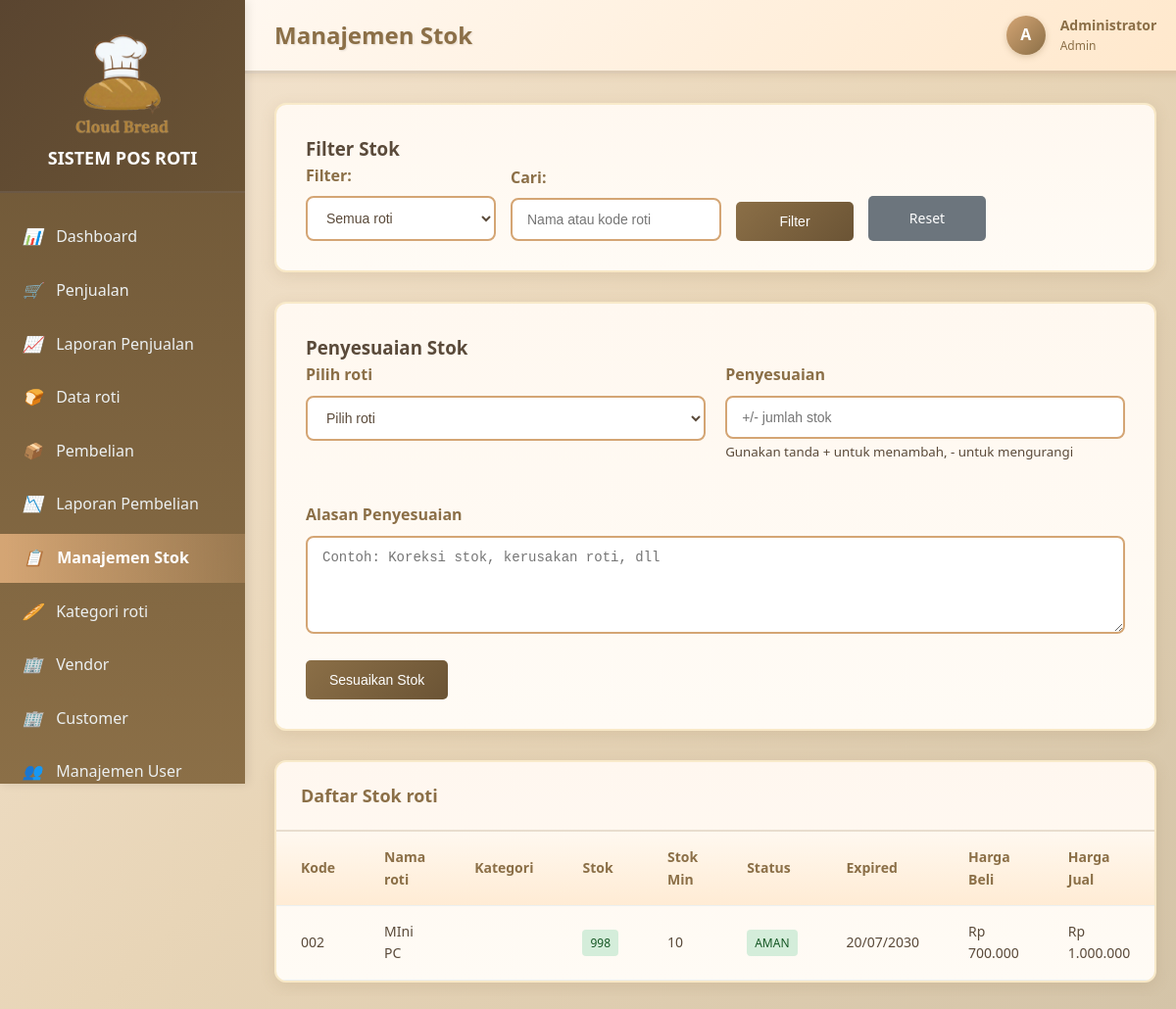
/stok.php (signed in), run on the app's committed database.
### tables this page shows
CREATE TABLE `roti` (
  `id` int(11) NOT NULL,
  `kode_roti` varchar(20) NOT NULL,
  `nama_roti` varchar(200) NOT NULL,
  `kategori_id` int(11) DEFAULT NULL,
  `satuan` varchar(20) NOT NULL,
  `harga_beli` decimal(10,2) NOT NULL,
  `harga_jual` decimal(10,2) NOT NULL,
  `stok` int(11) DEFAULT 0,
  `stok_minimum` int(11) DEFAULT 0,
  `tanggal_expired` date DEFAULT NULL,
  `deskripsi` text DEFAULT NULL,
  `created_at` timestamp NOT NULL DEFAULT current_timestamp(),
  `updated_at` timestamp NOT NULL DEFAULT current_timestamp() ON UPDATE current_timestamp()
);

### models/Roti.php (called while the page is built, shortened)
<?php
class Roti {
    private $conn;
    private $table_name = "roti";
    public function __construct($db) {
        $this->conn = $db;
    }
    public function readAll() {
        $query = "SELECT o.*, k.nama_kategori
                  FROM " . $this->table_name . " o
                  LEFT JOIN kategori_roti k ON o.kategori_id = k.id
                  ORDER BY o.nama_roti";
        $stmt = $this->conn->prepare($query);
        $stmt->execute();
        return $stmt;
    }
}
?>

### config/config.php (called while the page is built, shortened)
<?php
function formatCurrency($amount) {
    return 'Rp ' . number_format($amount, 0, ',', '.');
}
?>

### stok.php (the view, shortened to what this page needs)
<?php
require_once 'config/config.php';
require_once 'models/Roti.php';
$database = new Database();
$db = $database->getConnection();
$roti = new Roti($db);
$filter = $_GET['filter'] ?? 'all';
$search = $_GET['search'] ?? '';
switch ($filter) {
    default:
        if (!empty($search)) {
            $stmt = $roti->search($search);
        } else {
            $stmt = $roti->readAll();
        }
        break;
}
?>
<!DOCTYPE html>
<html lang="id">
<head>
    <link rel="stylesheet" href="assets/css/style.css">
</head>
<body>
    <div class="main-container">
        <?php
        require_once 'sidebar.php'; ?>
        <main class="main-content">
            <header class="top-nav">
                <h1>Manajemen Stok</h1>
                <div class="user-info">
                    <div class="user-avatar">
                        <?php echo strtoupper(substr($_SESSION['nama_lengkap'], 0, 1)); ?>
                    </div>
                    <div class="user-details">
                        <div class="user-name"><?php echo $_SESSION['nama_lengkap']; ?></div>
                        <div class="user-role"><?php echo ucfirst($_SESSION['user_role']); ?></div>
                    </div>
                </div>
            </header>
            <div class="content">
                <div class="form-container">
                    <h3>Filter Stok</h3>
                    <form method="GET" style="display: flex; gap: 15px; align-items: end;">
                        <div class="form-group" style="margin-bottom: 0;">
                            <label for="filter">Filter:</label>
                            <select id="filter" name="filter" onchange="this.form.submit()">
                                <option value="all" <?php echo $filter === 'all' ? 'selected' : ''; ?>>Semua roti</option>
                            </select>
                        </div>
                        <div class="form-group" style="margin-bottom: 0;">
                            <label for="search">Cari:</label>
                            <input type="text" id="search" name="search" value="<?php echo htmlspecialchars($search); ?>"
                                   placeholder="Nama atau kode roti">
                        </div>
                        <button type="submit" class="btn btn-primary">Filter</button>
                        <a href="stok.php" class="btn btn-secondary">Reset</a>
                    </form>
                </div>
                <div class="form-container">
                    <h3>Penyesuaian Stok</h3>
                    <form method="POST">
                        <div class="form-row">
                            <div class="form-group">
                                <label for="roti_id">Pilih roti</label>
                                <select id="roti_id" name="roti_id" required>
                                    <option value="">Pilih roti</option>
                                </select>
                            </div>
                            <div class="form-group">
                                <label for="adjustment">Penyesuaian</label>
                                <input type="number" id="adjustment" name="adjustment" required
                                       placeholder="+/- jumlah stok" step="1">
                                <small>Gunakan tanda + untuk menambah, - untuk mengurangi</small>
                            </div>
                        </div>
                        <div class="form-group">
                            <label for="reason">Alasan Penyesuaian</label>
                            <textarea id="reason" name="reason" rows="2" required
                                      placeholder="Contoh: Koreksi stok, kerusakan roti, dll"></textarea>
                        </div>
                        <button type="submit" class="btn btn-primary">Sesuaikan Stok</button>
                    </form>
                </div>
                <div class="table-container">
                    <div class="table-header">
                        <h3 class="table-title">Daftar Stok roti</h3>
                    </div>
                    <table class="table">
                        <thead>
                            <tr>
                                <th>Kode</th>
                                <th>Nama roti</th>
                                <th>Kategori</th>
                                <th>Stok</th>
                                <th>Stok Min</th>
                                <th>Status</th>
                                <th>Expired</th>
                                <th>Harga Beli</th>
                                <th>Harga Jual</th>
                            </tr>
                        </thead>
                        <tbody>
                            <?php while ($row = $stmt->fetch(PDO::FETCH_ASSOC)): ?>
                            <tr>
                                <td><?php echo $row['kode_roti']; ?></td>
                                <td><?php echo $row['nama_roti']; ?></td>
                                <td><?php echo $row['nama_kategori']; ?></td>
                                <td>
                                    <span class="badge <?php echo $row['stok'] <= $row['stok_minimum'] ? 'badge-danger' : 'badge-success'; ?>">
                                        <?php echo $row['stok']; ?>
                                    </span>
                                </td>
                                <td><?php echo $row['stok_minimum']; ?></td>
                                <td>
                                    <?php
                                    if ($row['stok'] <= 0) {
                                        echo '<span class="badge badge-danger">Habis</span>';
                                    } elseif ($row['stok'] <= $row['stok_minimum']) {
                                        echo '<span class="badge badge-warning">Minimal</span>';
                                    } else {
                                        echo '<span class="badge badge-success">Aman</span>';
                                    }
                                    ?>
                                </td>
                                <td>
                                    <?php
                                    if ($row['tanggal_expired']) {
                                        $expired = strtotime($row['tanggal_expired']);
                                        $now = time();
                                        $days_left = ($expired - $now) / (60 * 60 * 24);
                                        if ($days_left < 0) {
                                            echo '<span class="badge badge-danger">Expired</span>';
                                        } elseif ($days_left <= 30) {
                                            echo '<span class="badge badge-warning">' . date('d/m/Y', $expired) . '</span>';
                                        } else {
                                            echo date('d/m/Y', $expired);
                                        }
                                    } else {
                                        echo '-';
                                    }
                                    ?>
                                </td>
                                <td><?php echo formatCurrency($row['harga_beli']); ?></td>
                                <td><?php echo formatCurrency($row['harga_jual']); ?></td>
                            </tr>
                            <?php endwhile; ?>
                        </tbody>
                    </table>
                </div>
            </div>
        </main>
    </div>
</body>
</html>

### assets/css/style.css (style rules this page uses)
* { margin: 0; padding: 0; box-sizing: border-box; }
body { font-family: 'Segoe UI', Tahoma, Geneva, Verdana, sans-serif; line-height: 1.6; color: #5a4a3a; background: linear-gradient(135deg, #f5e6d3 0%, #e8d5b7 50%, #d4c4a8 100%); background-attachment: fixed; min-height: 100vh; }
.btn { display: inline-block; padding: 12px 24px; border: none; border-radius: 5px; text-decoration: none; text-align: center; cursor: pointer; font-size: 14px; font-weight: 500; transition: all 0.3s ease; min-width: 120px; }
.btn-primary { background: linear-gradient(135deg, #8B6F47 0%, #6B5435 100%); color: white; border: none; }
.btn-secondary { background: #6c757d; color: white; }
.main-container { display: flex; min-height: 100vh; }
.main-content { flex: 1; margin-left: 250px; padding: 0; }
.top-nav { background: linear-gradient(135deg, #fff8f0 0%, #ffe8cc 100%); padding: 15px 30px; box-shadow: 0 2px 8px rgba(139, 111, 71, 0.15); display: flex; justify-content: space-between; align-items: center; position: sticky; top: 0; z-index: 999; border-bottom: 3px solid rgba(139, 111, 71, 0.3); }
.top-nav h1 { font-size: 24px; color: #8B6F47; margin: 0; font-weight: 700; text-shadow: 1px 1px 2px rgba(0,0,0,0.1); }
.user-info { display: flex; align-items: center; gap: 15px; }
.user-avatar { width: 40px; height: 40px; background: linear-gradient(135deg, #d4a574, #8B6F47); border-radius: 50%; display: flex; align-items: center; justify-content: center; color: white; font-weight: bold; box-shadow: 0 2px 6px rgba(139, 111, 71, 0.3); }
.user-details { display: flex; flex-direction: column; }
.user-name { font-weight: 600; color: #8B6F47; font-size: 14px; }
.user-role { font-size: 12px; color: #8B6F47; text-transform: capitalize; }
.content { padding: 30px; background: transparent; }
.table-container { background: linear-gradient(to bottom, #fff8f0, #fffbf5); border-radius: 12px; box-shadow: 0 4px 15px rgba(139, 111, 71, 0.15); overflow: hidden; border: 2px solid rgba(218, 165, 32, 0.2); }
.table-header { padding: 20px 25px; border-bottom: 2px solid rgba(139, 111, 71, 0.2); display: flex; justify-content: space-between; align-items: center; background: rgba(255, 248, 240, 0.5); }
.table-title { font-size: 18px; font-weight: 600; color: #8B6F47; }
.table { width: 100%; border-collapse: collapse; }
.table th, .table td { padding: 15px 25px; text-align: left; border-bottom: 1px solid #ecf0f1; }
.table th { background: linear-gradient(to bottom, rgba(255, 248, 240, 0.8), rgba(255, 232, 204, 0.8)); font-weight: 600; color: #8B6F47; font-size: 14px; }
.table td { font-size: 14px; color: #5a4a3a; }
.form-container { background: linear-gradient(to bottom, #fff8f0, #fffbf5); border-radius: 12px; box-shadow: 0 4px 15px rgba(139, 111, 71, 0.15); padding: 30px; margin-bottom: 30px; border: 2px solid rgba(218, 165, 32, 0.2); }
.form-row { display: grid; grid-template-columns: repeat(auto-fit, minmax(250px, 1fr)); gap: 20px; margin-bottom: 20px; }
.form-group { margin-bottom: 20px; }
.form-group label { display: block; margin-bottom: 8px; font-weight: 600; color: #8B6F47; }
.form-group input, .form-group select, .form-group textarea { width: 100%; padding: 12px 15px; border: 2px solid #d4a574; border-radius: 8px; font-size: 14px; transition: all 0.3s ease; background: white; color: #5a4a3a; }
.form-group textarea { resize: vertical; min-height: 100px; }
.badge { display: inline-block; padding: 4px 8px; font-size: 12px; font-weight: 500; border-radius: 4px; text-transform: uppercase; }
.badge-success { background: #d4edda; color: #155724; }

### data on the page
roti: kode_roti "002", nama_roti "MIni PC", stok "998", stok_minimum "10", shows "AMAN", tanggal_expired "20/07/2030", harga_beli "Rp 700.000", harga_jual "Rp 1.000.000"

### other printed values
APP_NAME "SISTEM POS ROTI"
substr($_SESSION['nama_lengkap'], 0, 1) "A"
$_SESSION['nama_lengkap'] "Administrator"
$_SESSION['user_role'] "Admin"
